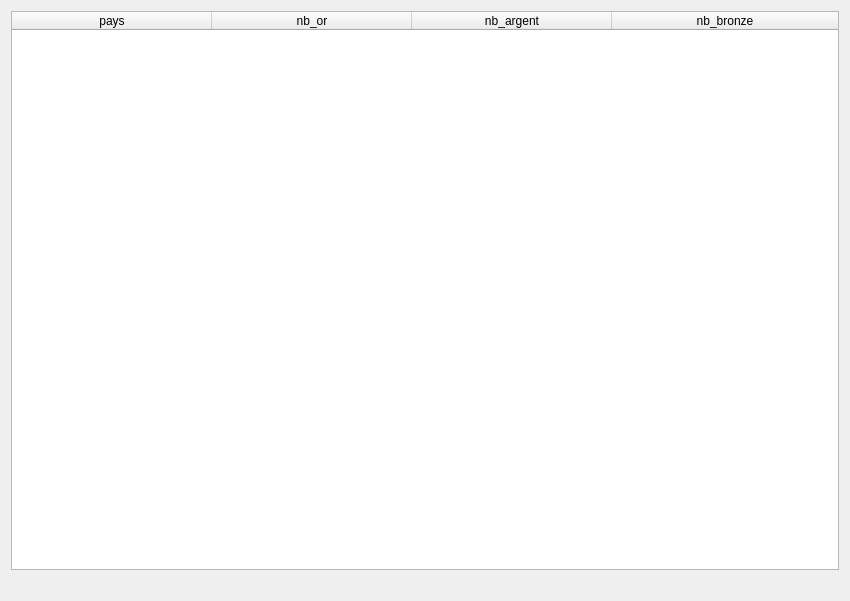
<?xml version="1.0" encoding="UTF-8"?>
<ui version="4.0">
 <class>fct_fournie_1</class>
 <widget class="QDialog" name="fct_fournie_1">
  <property name="geometry">
   <rect>
    <x>0</x>
    <y>0</y>
    <width>850</width>
    <height>601</height>
   </rect>
  </property>
  <property name="windowTitle">
   <string>Nom, prénom, pays, catégorie des sportifs de l'équipe 1</string>
  </property>
  <layout class="QVBoxLayout" name="verticalLayout">
   <item>
    <widget class="QTableWidget" name="table_fct_fournie_1">
     <attribute name="horizontalHeaderMinimumSectionSize">
      <number>50</number>
     </attribute>
     <attribute name="horizontalHeaderDefaultSectionSize">
      <number>200</number>
     </attribute>
     <attribute name="horizontalHeaderStretchLastSection">
      <bool>true</bool>
     </attribute>
     <attribute name="verticalHeaderVisible">
      <bool>false</bool>
     </attribute>
     <column>
      <property name="text">
       <string>pays</string>
      </property>
     </column>
     <column>
      <property name="text">
       <string>nb_or</string>
      </property>
     </column>
     <column>
      <property name="text">
       <string>nb_argent</string>
      </property>
     </column>
     <column>
      <property name="text">
       <string>nb_bronze</string>
      </property>
     </column>
    </widget>
   </item>
   <item>
    <widget class="QLabel" name="label_fct_fournie_1">
     <property name="text">
      <string/>
     </property>
     <property name="alignment">
      <set>Qt::AlignCenter</set>
     </property>
    </widget>
   </item>
  </layout>
 </widget>
 <resources/>
 <connections/>
</ui>
